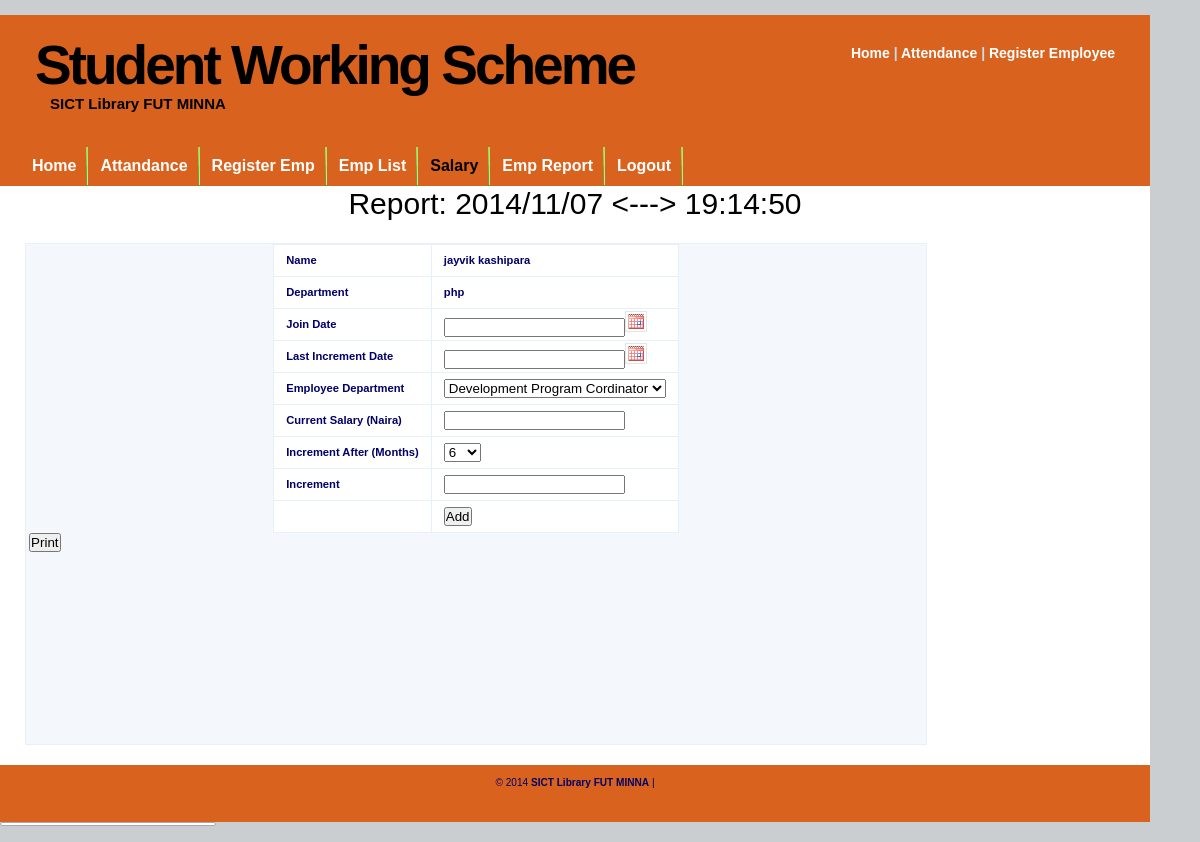
Page /EmployeeSalary.php?EmpID=23 (signed in) on the earlier database version.
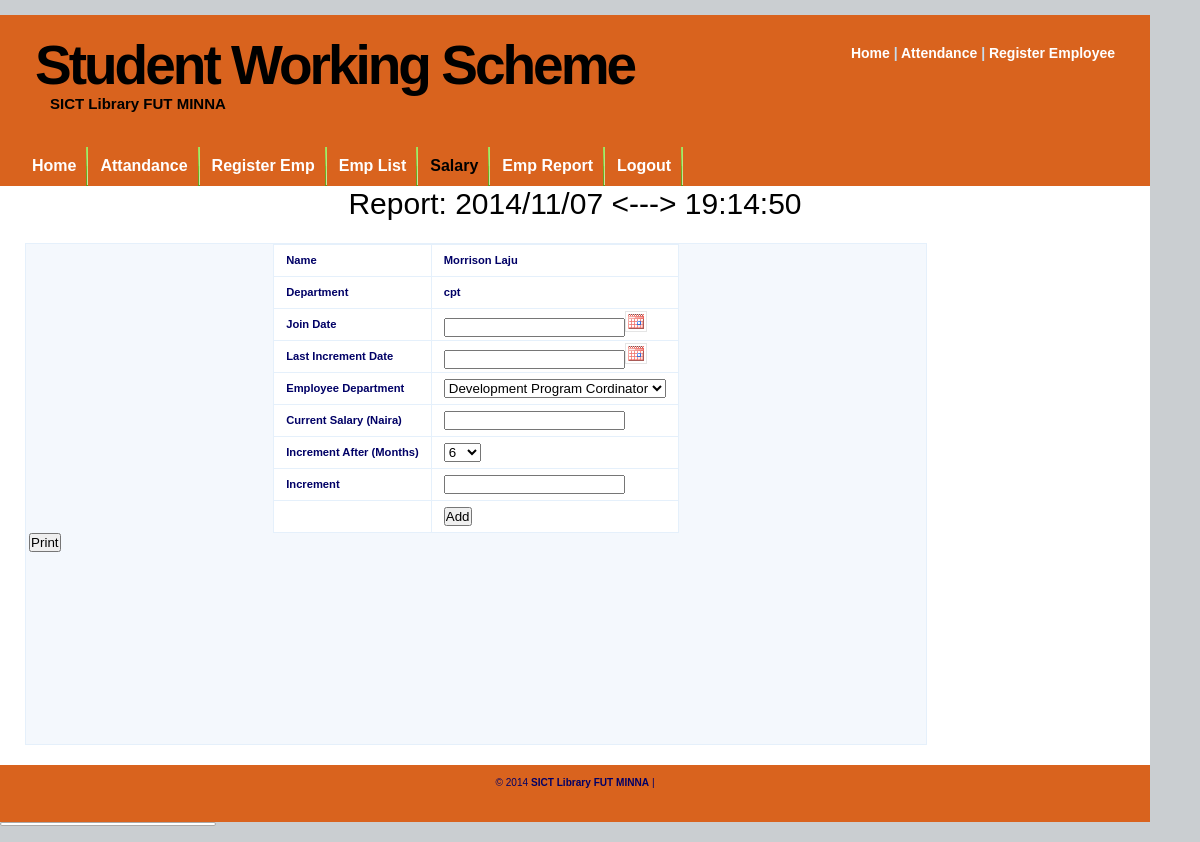
Same page on the later database version.
### tables this page shows
CREATE TABLE IF NOT EXISTS `employee_detail` (
  `EmpID` int(10) NOT NULL AUTO_INCREMENT,
  `EmpName` varchar(255) NOT NULL,
  `EmpAddress` text NOT NULL,
  `EmpMobile` varchar(15) NOT NULL,
  `EmpEmail` varchar(50) NOT NULL,
  `EmpBirthdate` date NOT NULL,
  `EmpBloodGroup` varchar(5) NOT NULL,
  `EmpTechnology` varchar(20) NOT NULL,
  PRIMARY KEY (`EmpID`)
);

### class/dbclass.php (called while the page is built, shortened)
<?php
class MySQLCN {
   function MySQLCN() {
      $user = DB_USERNAME;
      $pass = DB_PASSWORD;
      $server = DB_SERVER;
      $conn = mysql_connect($server, $user, $pass);
      $this->CONN = $conn;
      return true;
   }
   function select($sql = "") {
      $conn = $this->CONN;
      $results = @mysql_query($sql, $conn);
      $count = 0;
      $data = array();
      while ($row = mysql_fetch_array($results)) {
        foreach ($row as $key => $value) {
            if (!is_array($value)) {
               $row[$key] = htmlspecialchars_decode($value, ENT_QUOTES);
            }
         }
         $data[$count] = $row;
         $count++;
      }
      return $data;
   }
}
?>

### class/EmpRegister.php (called while the page is built, shortened)
<?php
class EmpRegister extends MySQLCN {
    function get($EmpID) {
        $qry = "SELECT *
                FROM `employee_detail` ed LEFT JOIN salary_detail sd ON sd.EmpID = ed.EmpID
                WHERE ed.EmpID = '{$EmpID}'";
        return $this->select($qry);
    }
}
?>

### EmployeeSalary.php (the view, shortened to what the changed rows need)
<?php
require_once 'class/dbclass.php';
require_once 'class/EmpRegister.php';
$emp = new EmpRegister();
$EmpID = $_REQUEST['EmpID'];
if ($EmpID != NULL) {
    $result = $emp->get($EmpID);
} else {
    header('Location : EmployeeList.php');
}
?>
<!DOCTYPE html PUBLIC "-//W3C//DTD XHTML 1.0 Strict//EN" "http://www.w3.org/TR/xhtml1/DTD/xhtml1-strict.dtd">
<html xmlns="http://www.w3.org/1999/xhtml" xml:lang="en" lang="en">
<head>
    <?php require_once 'config/commonJS.php'; ?>
</head>
<body>
<div id="wrap">
    <?php @require_once 'menu/header.php'; ?>
    <div class="report"><?php include 'printform.php'; ?></div>
    <div id="content-wrap">
        <div id="main">
            <form id="formSubmit" method="post" action="process/processEmpRegister.php">
                <center>
                    <table class="tbl">
                        <tr>
                            <td><b><?php echo $result[0]['EmpName']; ?></b></td>
                        </tr>
                        <tr>
                            <td><b><?php echo $result[0]['EmpTechnology']; ?></b></td>
                        </tr>
                    </table>
                </center>
            </form>
        </div>
    </div>
</div>
</body>
</html>

Differences in the rows shown:
changed employee_detail: EmpName "jayvik kashipara" → "Morrison Laju"; EmpTechnology "php" → "cpt"
